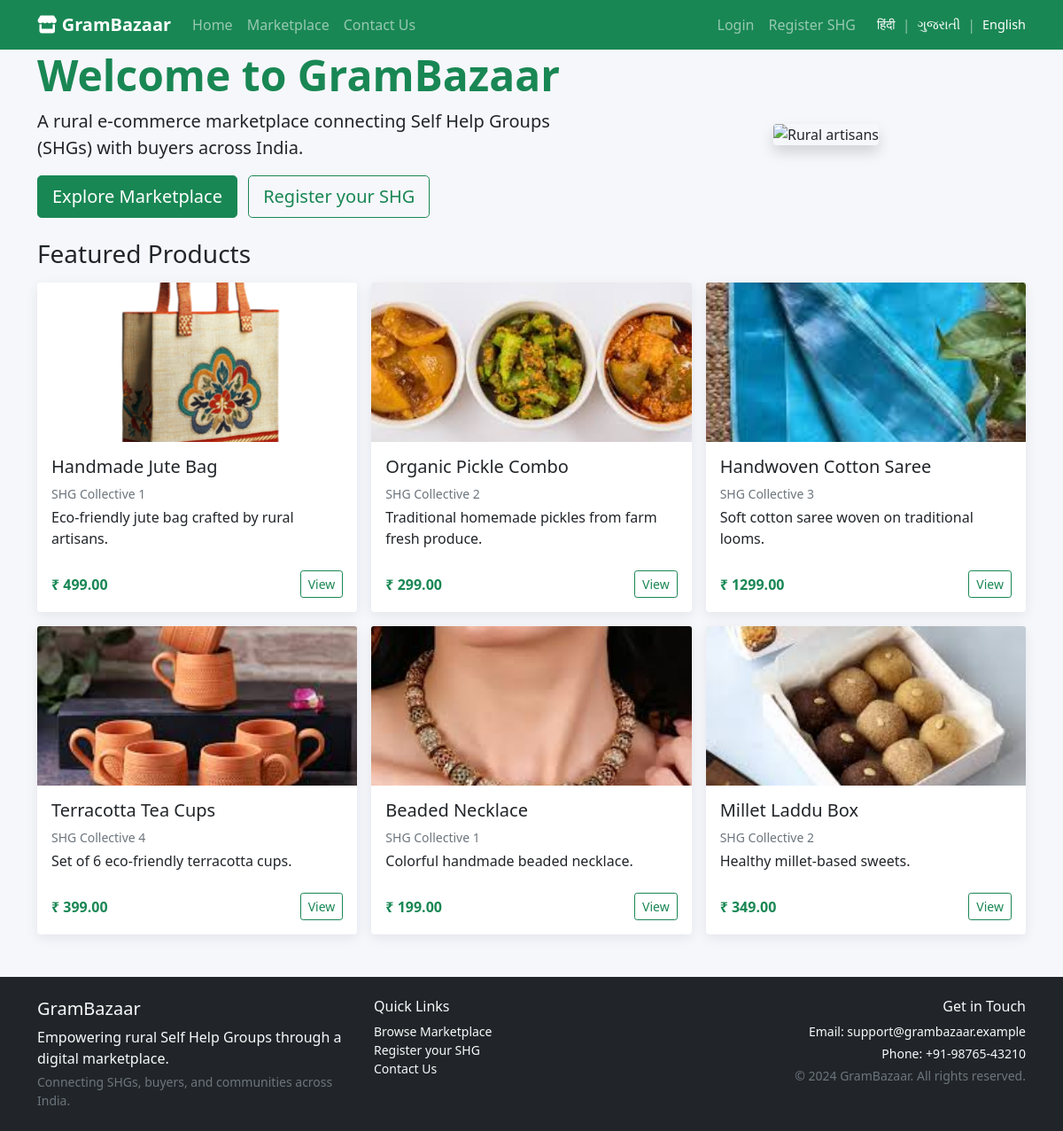
The page / on the database its author committed.
### market/models.py (models this page shows, shortened)
class Product(models.Model):
    STATUS_CHOICES = [
        ('draft', _('Draft')),
        ('pending', _('Pending')),
        ('live', _('Live')),
        ('rejected', _('Rejected')),
    ]
    CATEGORY_CHOICES = [
        ('handicrafts', _('Handicrafts')),
        ('food', _('Food Products')),
        ('textiles', _('Textiles')),
        ('pottery', _('Pottery')),
        ('jewelry', _('Jewelry')),
        ('other', _('Other')),
    ]
    shg = models.ForeignKey(SHG, on_delete=models.CASCADE)
    title = models.CharField(max_length=200)
    slug = models.SlugField(max_length=250, unique=True, blank=True)
    description = models.TextField()
    price = models.DecimalField(max_digits=10, decimal_places=2)
    category = models.CharField(max_length=20, choices=CATEGORY_CHOICES)
    image = models.ImageField(upload_to='product_images/')
    inventory = models.PositiveIntegerField(default=0)
    status = models.CharField(max_length=20, choices=STATUS_CHOICES, default='draft')
    removal_requested = models.BooleanField(default=False)
    created_at = models.DateTimeField(auto_now_add=True)
    updated_at = models.DateTimeField(auto_now=True)

class SHG(models.Model):
    VERIFICATION_CHOICES = [
        ('bronze', _('Bronze')),
        ('silver', _('Silver')),
        ('gold', _('Gold')),
    ]
    user = models.OneToOneField(User, on_delete=models.CASCADE)
    name = models.CharField(max_length=200)
    contact_person = models.CharField(max_length=100)
    phone = models.CharField(max_length=20)
    email = models.EmailField()
    state = models.CharField(max_length=100)
    city = models.CharField(max_length=100)
    description = models.TextField(blank=True)
    verification_level = models.CharField(max_length=10, choices=VERIFICATION_CHOICES, default='bronze')
    logo = models.ImageField(upload_to='shg_logos/', blank=True, null=True)
    wallet_balance = models.DecimalField(max_digits=10, decimal_places=2, default=0.00)
    created_at = models.DateTimeField(auto_now_add=True)
    updated_at = models.DateTimeField(auto_now=True)

### market/views.py (the view)
# urls.py: 2. Add a URL to urlpatterns:  path('', views.home, name='home')
def home(request):
    featured_products = Product.objects.filter(status='live')[:6]
    return render(request, 'market/home.html', {'featured_products': featured_products})

### market/templates/market/home.html (shortened to what this page needs)
{% extends 'market/base.html' %}
{% load i18n %}
{% block content %}
<div class="row mb-4 align-items-center">
    <div class="col-md-7">
        <h1 class="display-5 fw-bold text-success">{% trans "Welcome to GramBazaar" %}</h1>
        <p class="lead">{% trans "A rural e‑commerce marketplace connecting Self Help Groups (SHGs) with buyers across India." %}</p>
        <a href="{% url 'market:marketplace' %}" class="btn btn-success btn-lg me-2">{% trans "Explore Marketplace" %}</a>
        <a href="{% url 'market:shg_signup' %}" class="btn btn-outline-success btn-lg">{% trans "Register your SHG" %}</a>
    </div>
    <div class="col-md-5 text-center">
        <img src="https://images.pexels.com/photos/6214472/pexels-photo-6214472.jpeg" class="img-fluid rounded shadow" alt="Rural artisans">
    </div>
</div>
<h3 class="mb-3">{% trans "Featured Products" %}</h3>
<div class="row g-3">
    {% for product in featured_products %}
        <div class="col-md-4 col-sm-6">
            <div class="card product-card h-100">
                {% if product.image %}
                    <img src="{{ product.image.url }}" class="card-img-top" alt="{{ product.title }}">
                {% else %}
                    <div class="card-img-top d-flex align-items-center justify-content-center bg-light" style="height:180px;">
                        <span class="text-muted small">{% trans "No image" %}</span>
                    </div>
                {% endif %}
                <div class="card-body d-flex flex-column">
                    <h5 class="card-title">{{ product.title }}</h5>
                    <p class="card-text small text-muted mb-1">{{ product.shg.name }}</p>
                    <p class="card-text flex-grow-1">{{ product.description|truncatechars:80 }}</p>
                    <div class="d-flex justify-content-between align-items-center mt-2">
                        <span class="price">₹ {{ product.price }}</span>
                        <a href="{% url 'market:product_detail' product.slug %}" class="btn btn-sm btn-outline-success">{% trans "View" %}</a>
                    </div>
                </div>
            </div>
        </div>
    {% empty %}
        <p>{% trans "No featured products yet. Check back soon!" %}</p>
    {% endfor %}
</div>
{% endblock %}

### market/static/market/css/styles.css (style rules this page uses)
body { background-color: #f6f7fb; font-family: system-ui, -apple-system, BlinkMacSystemFont, 'Segoe UI', sans-serif; }
.product-card img { height: 180px; object-fit: cover; }
.price { font-weight: 600; color: #198754; }
.card { border: 0; box-shadow: 0 4px 14px rgba(15, 23, 42, 0.08); }

### market/templates/partials/google_translate.html (style rules this page uses)
body { top: 0 !important; padding-top: 0 !important; margin-top: 0 !important; position: static !important; }

### rows shown on the page
Product: image (picture), title "Handmade Jute Bag", shg.name "SHG Collective 1", description "Eco-friendly jute bag crafted by rural artisans.", price "499.00"
Product: image (picture), title "Organic Pickle Combo", shg.name "SHG Collective 2", description "Traditional homemade pickles from farm fresh produce.", price "299.00"
Product: image (picture), title "Handwoven Cotton Saree", shg.name "SHG Collective 3", description "Soft cotton saree woven on traditional looms.", price "1299.00"
Product: image (picture), title "Terracotta Tea Cups", shg.name "SHG Collective 4", description "Set of 6 eco-friendly terracotta cups.", price "399.00"
Product: image (picture), title "Beaded Necklace", shg.name "SHG Collective 1", description "Colorful handmade beaded necklace.", price "199.00"
Product: image (picture), title "Millet Laddu Box", shg.name "SHG Collective 2", description "Healthy millet-based sweets.", price "349.00"
